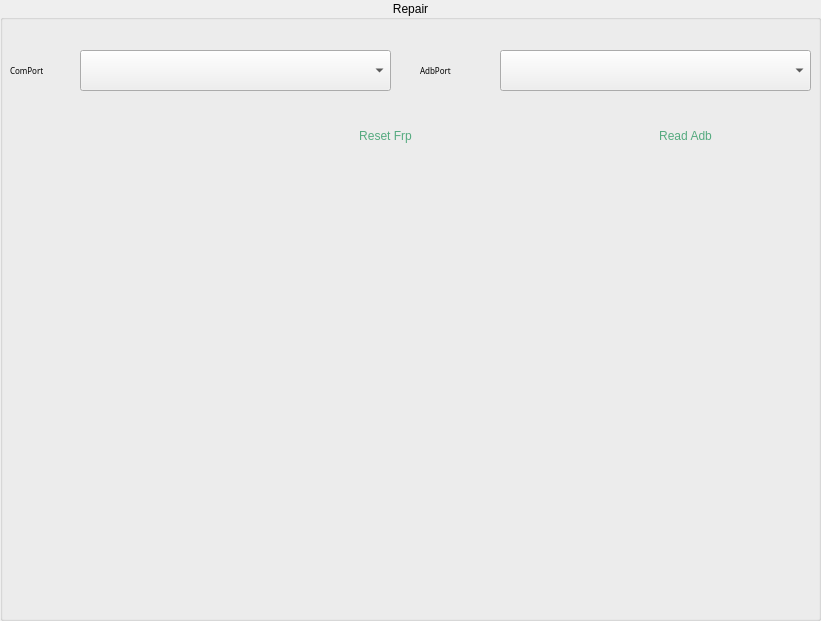
      <widget class="QGroupBox" name="groupBox">
       <property name="geometry">
        <rect>
         <x>-1</x>
         <y>-1</y>
         <width>821</width>
         <height>621</height>
        </rect>
       </property>
       <property name="title">
        <string>Repair</string>
       </property>
       <property name="alignment">
        <set>Qt::AlignCenter</set>
       </property>
       <widget class="QPushButton" name="reset_frp">
        <property name="geometry">
         <rect>
          <x>260</x>
          <y>110</y>
          <width>251</width>
          <height>51</height>
         </rect>
        </property>
        <property name="palette">
         <palette>
          <active>
           <colorrole role="WindowText">
            <brush brushstyle="SolidPattern">
             <color alpha="255">
              <red>85</red>
              <green>170</green>
              <blue>127</blue>
             </color>
            </brush>
           </colorrole>
           <colorrole role="Button">
            <brush brushstyle="SolidPattern">
             <color alpha="255">
              <red>255</red>
              <green>255</green>
              <blue>255</blue>
             </color>
            </brush>
           </colorrole>
           <colorrole role="Text">
            <brush brushstyle="SolidPattern">
             <color alpha="255">
              <red>85</red>
              <green>170</green>
              <blue>127</blue>
             </color>
            </brush>
           </colorrole>
           <colorrole role="ButtonText">
            <brush brushstyle="SolidPattern">
             <color alpha="255">
              <red>85</red>
              <green>170</green>
              <blue>127</blue>
             </color>
            </brush>
           </colorrole>
           <colorrole role="Base">
            <brush brushstyle="SolidPattern">
             <color alpha="255">
              <red>255</red>
              <green>255</green>
              <blue>255</blue>
             </color>
            </brush>
           </colorrole>
           <colorrole role="Window">
            <brush brushstyle="SolidPattern">
             <color alpha="255">
              <red>255</red>
              <green>255</green>
              <blue>255</blue>
             </color>
            </brush>
           </colorrole>
          </active>
          <inactive>
           <colorrole role="WindowText">
            <brush brushstyle="SolidPattern">
             <color alpha="255">
              <red>85</red>
              <green>170</green>
              <blue>127</blue>
             </color>
            </brush>
           </colorrole>
           <colorrole role="Button">
            <brush brushstyle="SolidPattern">
             <color alpha="255">
              <red>255</red>
              <green>255</green>
              <blue>255</blue>
             </color>
            </brush>
           </colorrole>
           <colorrole role="Text">
            <brush brushstyle="SolidPattern">
             <color alpha="255">
              <red>85</red>
              <green>170</green>
              <blue>127</blue>
             </color>
            </brush>
           </colorrole>
           <colorrole role="ButtonText">
            <brush brushstyle="SolidPattern">
             <color alpha="255">
              <red>85</red>
              <green>170</green>
              <blue>127</blue>
             </color>
            </brush>
           </colorrole>
           <colorrole role="Base">
            <brush brushstyle="SolidPattern">
             <color alpha="255">
              <red>255</red>
              <green>255</green>
              <blue>255</blue>
             </color>
            </brush>
           </colorrole>
           <colorrole role="Window">
            <brush brushstyle="SolidPattern">
             <color alpha="255">
              <red>255</red>
              <green>255</green>
              <blue>255</blue>
             </color>
            </brush>
           </colorrole>
          </inactive>
          <disabled>
           <colorrole role="WindowText">
            <brush brushstyle="SolidPattern">
             <color alpha="255">
              <red>85</red>
              <green>170</green>
              <blue>127</blue>
             </color>
            </brush>
           </colorrole>
           <colorrole role="Button">
            <brush brushstyle="SolidPattern">
             <color alpha="255">
              <red>255</red>
              <green>255</green>
              <blue>255</blue>
             </color>
            </brush>
           </colorrole>
           <colorrole role="Text">
            <brush brushstyle="SolidPattern">
             <color alpha="255">
              <red>85</red>
              <green>170</green>
              <blue>127</blue>
             </color>
            </brush>
           </colorrole>
           <colorrole role="ButtonText">
            <brush brushstyle="SolidPattern">
             <color alpha="255">
              <red>85</red>
              <green>170</green>
              <blue>127</blue>
             </color>
            </brush>
           </colorrole>
           <colorrole role="Base">
            <brush brushstyle="SolidPattern">
             <color alpha="255">
              <red>255</red>
              <green>255</green>
              <blue>255</blue>
             </color>
            </brush>
           </colorrole>
           <colorrole role="Window">
            <brush brushstyle="SolidPattern">
             <color alpha="255">
              <red>255</red>
              <green>255</green>
              <blue>255</blue>
             </color>
            </brush>
           </colorrole>
          </disabled>
         </palette>
        </property>
        <property name="focusPolicy">
         <enum>Qt::NoFocus</enum>
        </property>
        <property name="statusTip">
         <string notr="true"/>
        </property>
        <property name="whatsThis">
         <string notr="true"/>
        </property>
        <property name="layoutDirection">
         <enum>Qt::LeftToRight</enum>
        </property>
        <property name="autoFillBackground">
         <bool>false</bool>
        </property>
        <property name="styleSheet">
         <string notr="true">font: 75 9pt &quot;MS Shell Dlg 2&quot;;
color: rgb(85, 170, 127);</string>
        </property>
        <property name="text">
         <string>Reset Frp</string>
        </property>
        <property name="checkable">
         <bool>false</bool>
        </property>
        <property name="autoDefault">
         <bool>false</bool>
        </property>
        <property name="default">
         <bool>true</bool>
        </property>
        <property name="flat">
         <bool>true</bool>
        </property>
       </widget>
       <widget class="QPushButton" name="Read_info_adb">
        <property name="geometry">
         <rect>
          <x>560</x>
          <y>110</y>
          <width>251</width>
          <height>51</height>
         </rect>
        </property>
        <property name="palette">
         <palette>
          <active>
           <colorrole role="WindowText">
            <brush brushstyle="SolidPattern">
             <color alpha="255">
              <red>85</red>
              <green>170</green>
              <blue>127</blue>
             </color>
            </brush>
           </colorrole>
           <colorrole role="Button">
            <brush brushstyle="SolidPattern">
             <color alpha="255">
              <red>255</red>
              <green>255</green>
              <blue>255</blue>
             </color>
            </brush>
           </colorrole>
           <colorrole role="Text">
            <brush brushstyle="SolidPattern">
             <color alpha="255">
              <red>85</red>
              <green>170</green>
              <blue>127</blue>
             </color>
            </brush>
           </colorrole>
           <colorrole role="ButtonText">
            <brush brushstyle="SolidPattern">
             <color alpha="255">
              <red>85</red>
              <green>170</green>
              <blue>127</blue>
             </color>
            </brush>
           </colorrole>
           <colorrole role="Base">
            <brush brushstyle="SolidPattern">
             <color alpha="255">
              <red>255</red>
              <green>255</green>
              <blue>255</blue>
             </color>
            </brush>
           </colorrole>
           <colorrole role="Window">
            <brush brushstyle="SolidPattern">
             <color alpha="255">
              <red>255</red>
              <green>255</green>
              <blue>255</blue>
             </color>
            </brush>
           </colorrole>
          </active>
          <inactive>
           <colorrole role="WindowText">
            <brush brushstyle="SolidPattern">
             <color alpha="255">
              <red>85</red>
              <green>170</green>
              <blue>127</blue>
             </color>
            </brush>
           </colorrole>
           <colorrole role="Button">
            <brush brushstyle="SolidPattern">
             <color alpha="255">
              <red>255</red>
              <green>255</green>
              <blue>255</blue>
             </color>
            </brush>
           </colorrole>
           <colorrole role="Text">
            <brush brushstyle="SolidPattern">
             <color alpha="255">
              <red>85</red>
              <green>170</green>
              <blue>127</blue>
             </color>
            </brush>
           </colorrole>
           <colorrole role="ButtonText">
            <brush brushstyle="SolidPattern">
             <color alpha="255">
              <red>85</red>
              <green>170</green>
              <blue>127</blue>
             </color>
            </brush>
           </colorrole>
           <colorrole role="Base">
            <brush brushstyle="SolidPattern">
             <color alpha="255">
              <red>255</red>
              <green>255</green>
              <blue>255</blue>
             </color>
            </brush>
           </colorrole>
           <colorrole role="Window">
            <brush brushstyle="SolidPattern">
             <color alpha="255">
              <red>255</red>
              <green>255</green>
              <blue>255</blue>
             </color>
            </brush>
           </colorrole>
          </inactive>
          <disabled>
           <colorrole role="WindowText">
            <brush brushstyle="SolidPattern">
             <color alpha="255">
              <red>85</red>
              <green>170</green>
              <blue>127</blue>
             </color>
            </brush>
           </colorrole>
           <colorrole role="Button">
            <brush brushstyle="SolidPattern">
             <color alpha="255">
              <red>255</red>
              <green>255</green>
              <blue>255</blue>
             </color>
            </brush>
           </colorrole>
           <colorrole role="Text">
            <brush brushstyle="SolidPattern">
             <color alpha="255">
              <red>85</red>
              <green>170</green>
              <blue>127</blue>
             </color>
            </brush>
           </colorrole>
           <colorrole role="ButtonText">
            <brush brushstyle="SolidPattern">
             <color alpha="255">
              <red>85</red>
              <green>170</green>
              <blue>127</blue>
             </color>
            </brush>
           </colorrole>
           <colorrole role="Base">
            <brush brushstyle="SolidPattern">
             <color alpha="255">
              <red>255</red>
              <green>255</green>
              <blue>255</blue>
             </color>
            </brush>
           </colorrole>
           <colorrole role="Window">
            <brush brushstyle="SolidPattern">
             <color alpha="255">
              <red>255</red>
              <green>255</green>
              <blue>255</blue>
             </color>
            </brush>
           </colorrole>
          </disabled>
         </palette>
        </property>
        <property name="focusPolicy">
         <enum>Qt::StrongFocus</enum>
        </property>
        <property name="contextMenuPolicy">
         <enum>Qt::DefaultContextMenu</enum>
        </property>
        <property name="statusTip">
         <string notr="true"/>
        </property>
        <property name="whatsThis">
         <string notr="true"/>
        </property>
        <property name="layoutDirection">
         <enum>Qt::LeftToRight</enum>
        </property>
        <property name="autoFillBackground">
         <bool>false</bool>
        </property>
        <property name="styleSheet">
         <string notr="true">font: 75 9pt &quot;MS Shell Dlg 2&quot;;
border-color: rgb(170, 24, 4);
color: rgb(85, 170, 127);</string>
        </property>
        <property name="text">
         <string>Read Adb</string>
        </property>
        <property name="checkable">
         <bool>false</bool>
        </property>
        <property name="checked">
         <bool>false</bool>
        </property>
        <property name="autoDefault">
         <bool>false</bool>
        </property>
        <property name="default">
         <bool>true</bool>
        </property>
        <property name="flat">
         <bool>true</bool>
        </property>
       </widget>
       <widget class="QComboBox" name="comboBox">
        <property name="geometry">
         <rect>
          <x>80</x>
          <y>50</y>
          <width>311</width>
          <height>41</height>
         </rect>
        </property>
       </widget>
       <widget class="QComboBox" name="comboBox_2">
        <property name="geometry">
         <rect>
          <x>500</x>
          <y>50</y>
          <width>311</width>
          <height>41</height>
         </rect>
        </property>
       </widget>
       <widget class="QLabel" name="label_2">
        <property name="geometry">
         <rect>
          <x>420</x>
          <y>50</y>
          <width>61</width>
          <height>41</height>
         </rect>
        </property>
        <property name="font">
         <font>
          <family>Segoe MDL2 Assets</family>
          <pointsize>6</pointsize>
          <weight>50</weight>
          <italic>false</italic>
          <bold>false</bold>
         </font>
        </property>
        <property name="styleSheet">
         <string notr="true">font: 6pt &quot;Segoe MDL2 Assets&quot;;</string>
        </property>
        <property name="text">
         <string>AdbPort</string>
        </property>
       </widget>
       <widget class="QLabel" name="label_3">
        <property name="geometry">
         <rect>
          <x>10</x>
          <y>50</y>
          <width>61</width>
          <height>41</height>
         </rect>
        </property>
        <property name="font">
         <font>
          <family>Segoe MDL2 Assets</family>
          <pointsize>6</pointsize>
          <weight>50</weight>
          <italic>false</italic>
          <bold>false</bold>
         </font>
        </property>
        <property name="styleSheet">
         <string notr="true">font: 6pt &quot;Segoe MDL2 Assets&quot;;</string>
        </property>
        <property name="text">
         <string>ComPort</string>
        </property>
       </widget>
      </widget>
